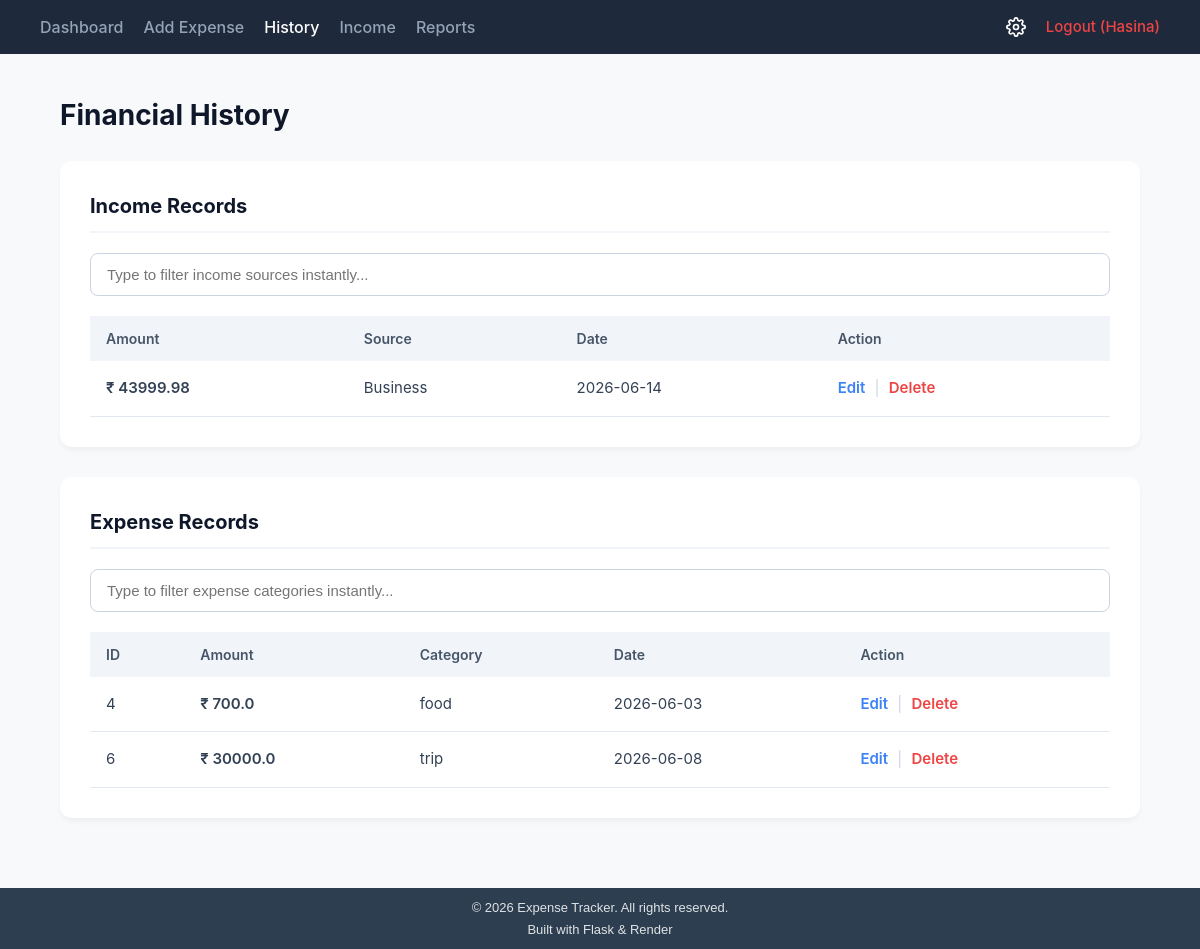
Screenshot of /history (signed in) with the database file from the repository.
### tables this page shows
CREATE TABLE income (
            id INTEGER PRIMARY KEY AUTOINCREMENT,
            amount REAL NOT NULL,
            source TEXT NOT NULL,
            date TEXT NOT NULL,
            user_id INTEGER,
            FOREIGN KEY(user_id) REFERENCES users(id)
        );

CREATE TABLE expenses (
            id INTEGER PRIMARY KEY AUTOINCREMENT,
            amount REAL NOT NULL,
            category TEXT NOT NULL,
            date TEXT NOT NULL,
            user_id INTEGER,
            FOREIGN KEY(user_id) REFERENCES users(id)
        );

### app.py (the view)
@app.route("/history")
def history():
    if 'user_id' not in session:
        return redirect(url_for('login'))
    current_user_id = session['user_id']
    conn = sqlite3.connect(DB_PATH)
    cursor = conn.cursor()
    search_inc = request.args.get("search_income", "")
    search_exp = request.args.get("search_expense", "")
    if search_inc:
        cursor.execute(
            "SELECT * FROM income WHERE user_id = ? AND source LIKE ?",
            (current_user_id, "%" + search_inc + "%"),
        )
    else:
        cursor.execute("SELECT * FROM income WHERE user_id = ?", (current_user_id,))
    incomes = cursor.fetchall()
    if search_exp:
        cursor.execute(
            "SELECT * FROM expenses WHERE user_id = ? AND category LIKE ?",
            (current_user_id, "%" + search_exp + "%"),
        )
    else:
        cursor.execute("SELECT * FROM expenses WHERE user_id = ?", (current_user_id,))
    expenses = cursor.fetchall()
    conn.close()
    if request.headers.get("X-Requested-With") == "XMLHttpRequest":
        return jsonify({"incomes": incomes, "expenses": expenses})
    return render_template("history.html", incomes=incomes, expenses=expenses)

### templates/history.html (shortened to what this page needs)
<!DOCTYPE html>
<html lang="en">
<head>
    <link rel="stylesheet" href="{{ url_for('static', filename='style.css') }}">
</head>
<body>
<div class="navbar">
    <a href="/">Dashboard</a>
    <a href="/add">Add Expense</a>
    <a href="/history" class="active">History</a>
    <a href="/income">Income</a>
    <a href="/reports">Reports</a>
    <div style="margin-left: auto; display: flex; align-items: center; gap: 20px;">
        <a href="/settings" title="Settings" style="display: flex; align-items: center; text-decoration: none;">
        </a>
        <a href="/logout" style="color: #ef4444; font-size: 15px; text-decoration: none;">Logout ({{ session['username'] }})</a>
    </div>
</div>
<div class="dashboard-container">
    <h1 class="page-title">Financial History</h1>
    <div class="table-section">
        <h2 style="border-bottom: 2px solid #f1f5f9; padding-bottom: 10px; margin-bottom: 20px;">Income Records</h2>
        <div style="margin-bottom: 20px;">
            <input type="text" id="incomeSearchInput" placeholder="Type to filter income sources instantly..." class="form-control" style="margin-bottom: 0; width: 100%;">
        </div>
        <table class="custom-table">
            <thead>
                <tr>
                    <th>Amount</th>
                    <th>Source</th>
                    <th>Date</th>
                    <th>Action</th>
                </tr>
            </thead>
            <tbody id="incomeTableBody">
                {% for income in incomes %}
                <tr>
                    <td class="text-success">₹ {{ income[1] }}</td>
                    <td>{{ income[2] }}</td>
                    <td>{{ income[3] }}</td>
                    <td>
                        <a href="/edit_income/{{ income[0] }}" class="action-link edit">Edit</a>
                        <span style="color: #cbd5e1; margin: 0 5px;">|</span>
                        <a href="/delete_income/{{ income[0] }}" class="action-link delete" onclick="return confirm('Are you sure you want to delete this income record?');">Delete</a>
                    </td>
                </tr>
                {% else %}
                <tr class="no-data-row">
                    <td colspan="4" style="text-align: center; color: #64748b; padding: 20px;">No income records found.</td>
                </tr>
                {% endfor %}
            </tbody>
        </table>
    </div>
    <div class="table-section">
        <h2 style="border-bottom: 2px solid #f1f5f9; padding-bottom: 10px; margin-bottom: 20px;">Expense Records</h2>
        <div style="margin-bottom: 20px;">
            <input type="text" id="expenseSearchInput" placeholder="Type to filter expense categories instantly..." class="form-control" style="margin-bottom: 0; width: 100%;">
        </div>
        <table class="custom-table">
            <thead>
                <tr>
                    <th>ID</th>
                    <th>Amount</th>
                    <th>Category</th>
                    <th>Date</th>
                    <th>Action</th>
                </tr>
            </thead>
            <tbody id="expenseTableBody">
                {% for expense in expenses %}
                <tr>
                    <td>{{ expense[0] }}</td>
                    <td class="text-danger">₹ {{ expense[1] }}</td>
                    <td>{{ expense[2] }}</td>
                    <td>{{ expense[3] }}</td>
                    <td>
                        <a href="/edit/{{ expense[0] }}" class="action-link edit">Edit</a>
                        <span style="color: #cbd5e1; margin: 0 5px;">|</span>
                        <a href="/delete/{{ expense[0] }}" class="action-link delete" onclick="return confirm('Are you sure you want to delete this expense record?');">Delete</a>
                    </td>
                </tr>
                {% else %}
                <tr class="no-data-row">
                    <td colspan="5" style="text-align: center; color: #64748b; padding: 20px;">No expense records found.</td>
                </tr>
                {% endfor %}
            </tbody>
        </table>
    </div>
</div>
{% include 'footer.html' %}
</body>
</html>

### static/style.css (style rules this page uses)
*, *::before, *::after { box-sizing: border-box; margin: 0; padding: 0; }
body { font-family: -apple-system, BlinkMacSystemFont, "Segoe UI", Roboto, Helvetica, Arial, sans-serif; background-color: #f8f9fa; color: #333; line-height: 1.5; }
.navbar { background-color: #1e293b; padding: 15px 40px; display: flex; gap: 20px; }
.navbar a { color: #94a3b8; text-decoration: none; font-size: 16px; font-weight: 500; transition: color 0.2s ease; }
.navbar a:hover, .navbar a.active { color: #ffffff; }
.dashboard-container { width: 90%; max-width: 1200px; margin: 40px auto; }
.page-title { margin-bottom: 25px; font-size: 28px; color: #0f172a; }
.table-section { background: #ffffff; padding: 30px; border-radius: 12px; box-shadow: 0 4px 6px -1px rgba(0, 0, 0, 0.05); margin-bottom: 30px; }
.table-section h2 { font-size: 20px; margin-bottom: 20px; color: #0f172a; }
.custom-table { width: 100%; border-collapse: collapse; text-align: left; }
.custom-table th { background-color: #f1f5f9; color: #475569; padding: 12px 16px; font-size: 14px; font-weight: 600; }
.custom-table td { padding: 16px; border-bottom: 1px solid #e2e8f0; color: #334155; font-size: 15px; }
.text-danger { color: #ef4444; font-weight: 600; }
.text-success { color: #10b981; font-weight: 600; }
.form-control { width: 100%; padding: 12px 16px; font-size: 15px; color: #334155; background-color: #ffffff; border: 1px solid #cbd5e1; border-radius: 8px; outline: none; transition: border-color 0.2s; }
.action-link { text-decoration: none; font-weight: 600; }
.action-link.edit { color: #3b82f6; }
.action-link.delete { color: #ef4444; }
html, body { height: 100%; margin: 0; display: flex; flex-direction: column; }

### rows the page displays
income: amount "43999.98", source "Business", date "2026-06-14"
expenses: id "4", amount "700.0", category "food", date "2026-06-03"
expenses: id "6", amount "30000.0", category "trip", date "2026-06-08"

### other values shown
{{ session['username'] }} "Hasina"
